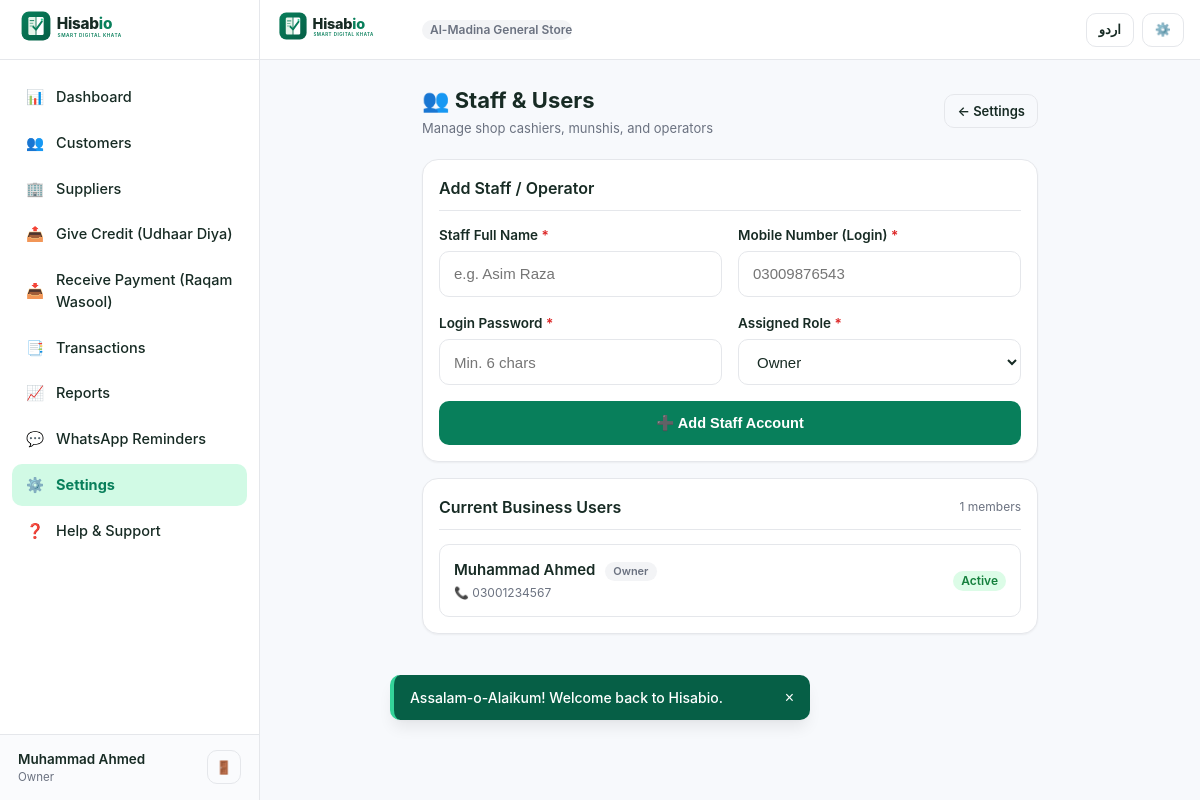
/users.php (signed in), run on the app's committed database.
### tables this page shows
CREATE TABLE `users` (
  `id` INT UNSIGNED AUTO_INCREMENT PRIMARY KEY,
  `full_name` VARCHAR(150) NOT NULL,
  `email` VARCHAR(191) NULL,
  `mobile` VARCHAR(25) NOT NULL,
  `password_hash` VARCHAR(255) NOT NULL,
  `status` ENUM('active', 'inactive', 'suspended') DEFAULT 'active',
  `created_at` DATETIME NOT NULL DEFAULT CURRENT_TIMESTAMP,
  `updated_at` DATETIME NOT NULL DEFAULT CURRENT_TIMESTAMP ON UPDATE CURRENT_TIMESTAMP,
  UNIQUE KEY `idx_users_mobile` (`mobile`),
  KEY `idx_users_email` (`email`)
);

CREATE TABLE `roles` (
  `id` INT UNSIGNED AUTO_INCREMENT PRIMARY KEY,
  `business_id` INT UNSIGNED NOT NULL,
  `role_name` VARCHAR(100) NOT NULL,
  `permissions` JSON NULL,
  `created_at` DATETIME NOT NULL DEFAULT CURRENT_TIMESTAMP,
  CONSTRAINT `fk_roles_business` FOREIGN KEY (`business_id`) REFERENCES `businesses` (`id`) ON DELETE CASCADE
);

CREATE TABLE `businesses` (
  `id` INT UNSIGNED AUTO_INCREMENT PRIMARY KEY,
  `business_name` VARCHAR(200) NOT NULL,
  `business_code` VARCHAR(50) NOT NULL UNIQUE,
  `owner_user_id` INT UNSIGNED NOT NULL,
  `business_category` VARCHAR(100) DEFAULT 'General Store',
  `logo` VARCHAR(255) NULL,
  `currency` VARCHAR(10) DEFAULT 'PKR',
  `country` VARCHAR(50) DEFAULT 'Pakistan',
  `city` VARCHAR(100) DEFAULT 'Lahore',
  `address` TEXT NULL,
  `phone` VARCHAR(25) NULL,
  `receipt_footer` TEXT NULL,
  `timezone` VARCHAR(50) DEFAULT 'Asia/Karachi',
  `language` VARCHAR(10) DEFAULT 'en',
  `status` ENUM('active', 'inactive') DEFAULT 'active',
  `created_at` DATETIME NOT NULL DEFAULT CURRENT_TIMESTAMP,
  `updated_at` DATETIME NOT NULL DEFAULT CURRENT_TIMESTAMP ON UPDATE CURRENT_TIMESTAMP,
  CONSTRAINT `fk_businesses_owner` FOREIGN KEY (`owner_user_id`) REFERENCES `users` (`id`) ON DELETE CASCADE
);

CREATE TABLE `business_users` (
  `id` INT UNSIGNED AUTO_INCREMENT PRIMARY KEY,
  `business_id` INT UNSIGNED NOT NULL,
  `user_id` INT UNSIGNED NOT NULL,
  `role_id` INT UNSIGNED NOT NULL,
  `status` ENUM('active', 'inactive') DEFAULT 'active',
  `created_at` DATETIME NOT NULL DEFAULT CURRENT_TIMESTAMP,
  UNIQUE KEY `idx_bus_user` (`business_id`, `user_id`),
  CONSTRAINT `fk_bu_business` FOREIGN KEY (`business_id`) REFERENCES `businesses` (`id`) ON DELETE CASCADE,
  CONSTRAINT `fk_bu_user` FOREIGN KEY (`user_id`) REFERENCES `users` (`id`) ON DELETE CASCADE,
  CONSTRAINT `fk_bu_role` FOREIGN KEY (`role_id`) REFERENCES `roles` (`id`) ON DELETE CASCADE
);

### includes/lang.php (called while the page is built, shortened)
<?php
function get_current_lang(): string {
    return $_SESSION['app_lang'] ?? 'en';
}
function is_rtl(): bool {
    return get_current_lang() === 'ur';
}
function get_translations(): array {
    static $dict = null;
    if ($dict !== null) {
        return $dict;
    }
    return $dict;
}
function __(string $key): string {
    $lang = get_current_lang();
    $translations = get_translations();
    return $translations[$lang][$key] ?? $translations['en'][$key] ?? $key;
}

### includes/auth.php (called while the page is built, shortened)
<?php
function is_logged_in(): bool {
    return !empty($_SESSION['user_id']) && !empty($_SESSION['business_id']);
}
function current_user(): ?array {
    $pdo = get_db();
    $stmt = $pdo->prepare("SELECT id, full_name, email, mobile, status FROM users WHERE id = ?");
    $stmt->execute([$_SESSION['user_id']]);
    $user = $stmt->fetch() ?: null;
    return $user;
}
function current_business(): ?array {
    static $business = null;
    if ($business !== null) {
        return $business;
    }
    $pdo = get_db();
    $stmt = $pdo->prepare("
        SELECT b.*, r.role_name, r.permissions
        FROM businesses b
        JOIN business_users bu ON bu.business_id = b.id
        JOIN roles r ON r.id = bu.role_id
        WHERE b.id = ? AND bu.user_id = ? AND b.status = 'active'
    ");
    $stmt->execute([$_SESSION['business_id'], $_SESSION['user_id']]);
    $business = $stmt->fetch() ?: null;
    return $business;
}

### users.php (the view, shortened to what this page needs)
<?php
require_once __DIR__ . '/includes/auth.php';
$biz = current_business();
$biz_id = (int)$biz['id'];
$pdo = get_db();
$stmtRoles = $pdo->prepare("SELECT id, role_name FROM roles WHERE business_id = ?");
$stmtRoles->execute([$biz_id]);
$roles = $stmtRoles->fetchAll();
$stmtStaff = $pdo->prepare("
    SELECT u.id, u.full_name, u.mobile, u.email, bu.status, r.role_name
    FROM business_users bu
    JOIN users u ON u.id = bu.user_id
    JOIN roles r ON r.id = bu.role_id
    WHERE bu.business_id = ?
    ORDER BY u.id ASC
");
$stmtStaff->execute([$biz_id]);
$staff_list = $stmtStaff->fetchAll();
include __DIR__ . '/includes/header.php';
?>
<div class="page-container" style="max-width: 680px;">
  <div class="page-header">
    <div>
      <h1 class="page-title">👥 Staff & Users</h1>
      <p class="page-subtitle">Manage shop cashiers, munshis, and operators</p>
    </div>
    <a href="<?= BASE_URL ?>settings.php" class="btn btn-outline btn-sm">
      ← Settings
    </a>
  </div>
  <div class="card mb-4">
    <div class="card-header">
      <h2 class="card-title">Add Staff / Operator</h2>
    </div>
    <form method="POST" action="" data-loading-state>
      <div class="form-row">
        <div class="form-group">
          <label class="form-label" for="full_name">Staff Full Name <span class="required">*</span></label>
          <input type="text" id="full_name" name="full_name" class="form-control" placeholder="e.g. Asim Raza" required>
        </div>
        <div class="form-group">
          <label class="form-label" for="mobile">Mobile Number (Login) <span class="required">*</span></label>
          <input type="tel" id="mobile" name="mobile" class="form-control" placeholder="03009876543" required>
        </div>
      </div>
      <div class="form-row">
        <div class="form-group">
          <label class="form-label" for="password">Login Password <span class="required">*</span></label>
          <input type="password" id="password" name="password" class="form-control" placeholder="Min. 6 chars" required>
        </div>
        <div class="form-group">
          <label class="form-label" for="role_id">Assigned Role <span class="required">*</span></label>
          <select id="role_id" name="role_id" class="form-control" required>
            <?php foreach ($roles as $r): ?>
              <option value="<?= $r['id'] ?>"><?= htmlspecialchars($r['role_name']) ?></option>
            <?php endforeach; ?>
          </select>
        </div>
      </div>
      <button type="submit" class="btn btn-primary btn-block" data-loading-text="Adding Staff...">
        ➕ Add Staff Account
      </button>
    </form>
  </div>
  <div class="card">
    <div class="card-header">
      <h2 class="card-title">Current Business Users</h2>
      <span style="font-size: 12px; color: var(--text-muted);"><?= count($staff_list) ?> members</span>
    </div>
    <div class="ledger-stack">
      <?php foreach ($staff_list as $st): ?>
        <div class="ledger-item">
          <div class="item-main">
            <div class="item-title">
              <?= htmlspecialchars($st['full_name']) ?>
              <span class="badge badge-neutral" style="font-size: 11px; margin-left: 6px;">
                <?= htmlspecialchars($st['role_name']) ?>
              </span>
            </div>
            <div class="item-sub">
              📞 <?= htmlspecialchars($st['mobile']) ?>
            </div>
          </div>
          <div>
            <span class="badge badge-payment">Active</span>
          </div>
        </div>
      <?php endforeach; ?>
    </div>
  </div>
</div>
<?php include __DIR__ . '/includes/footer.php'; ?>

### includes/header.php (shortened to what this page needs)
<?php
require_once __DIR__ . '/auth.php';
require_once __DIR__ . '/lang.php';
$current_user = current_user();
$current_business = current_business();
$is_rtl = is_rtl();
$lang = get_current_lang();
?>
<!DOCTYPE html>
<html lang="<?= $lang ?>" dir="<?= $is_rtl ? 'rtl' : 'ltr' ?>">
<head>
  <link rel="stylesheet" href="<?= BASE_URL ?>assets/css/style.css?v=<?= APP_VERSION ?>">
  <link rel="stylesheet" href="<?= BASE_URL ?>assets/css/responsive.css?v=<?= APP_VERSION ?>">
  <link rel="stylesheet" href="<?= BASE_URL ?>assets/css/animations.css?v=<?= APP_VERSION ?>">
  <link rel="stylesheet" href="<?= BASE_URL ?>assets/css/print.css?v=<?= APP_VERSION ?>" media="print">
</head>
<body class="page-enter">
  <div class="app-layout">
    <?php if (is_logged_in()): ?>
      <?php include __DIR__ . '/sidebar.php'; ?>
    <?php endif; ?>
    <main class="main-content">
      <header class="app-header no-print">
        <div class="header-brand">
          <a href="<?= is_logged_in() ? BASE_URL . 'dashboard.php' : BASE_URL . 'login.php' ?>" class="d-flex align-items-center">
            <img src="<?= BASE_URL ?>assets/images/logo.svg" alt="Hisabio Logo">
          </a>
          <?php if ($current_business): ?>
            <span class="badge badge-neutral" style="max-width: 150px; overflow: hidden; text-overflow: ellipsis; white-space: nowrap;">
              <?= htmlspecialchars($current_business['business_name']) ?>
            </span>
          <?php endif; ?>
        </div>
        <div class="header-actions">
          <?php if ($lang === 'en'): ?>
            <a href="?lang=ur" class="btn btn-outline btn-sm" title="اردو میں تبدیل کریں">اردو</a>
          <?php else: ?>
            <a href="?lang=en" class="btn btn-outline btn-sm" title="Switch to English">English</a>
          <?php endif; ?>
          <?php if (is_logged_in()): ?>
            <a href="<?= BASE_URL ?>settings.php" class="btn btn-outline btn-sm" title="<?= __('settings') ?>" aria-label="<?= __('settings') ?>">
              ⚙️
            </a>
          <?php else: ?>
            <a href="<?= BASE_URL ?>login.php" class="btn btn-primary btn-sm"><?= __('login') ?></a>
          <?php endif; ?>
        </div>
      </header>

### includes/sidebar.php
<?php
$current_page = basename($_SERVER['PHP_SELF'] ?? '');
?>
<aside class="app-sidebar no-print">
  <div class="sidebar-header">
    <a href="<?= BASE_URL ?>dashboard.php">
      <img src="<?= BASE_URL ?>assets/images/logo.svg" alt="Hisabio">
    </a>
  </div>
  <nav class="sidebar-nav">
    <a href="<?= BASE_URL ?>dashboard.php" class="sidebar-link <?= $current_page === 'dashboard.php' ? 'active' : '' ?>">
      <span>📊</span>
      <span><?= __('dashboard') ?></span>
    </a>
    <a href="<?= BASE_URL ?>customers.php" class="sidebar-link <?= in_array($current_page, ['customers.php', 'customer-add.php', 'customer-edit.php', 'customer-profile.php', 'customer-ledger.php', 'customer-statement.php'], true) ? 'active' : '' ?>">
      <span>👥</span>
      <span><?= __('customers') ?></span>
    </a>
    <a href="<?= BASE_URL ?>suppliers.php" class="sidebar-link <?= in_array($current_page, ['suppliers.php', 'supplier-add.php', 'supplier-edit.php', 'supplier-profile.php', 'supplier-ledger.php', 'supplier-statement.php'], true) ? 'active' : '' ?>">
      <span>🏢</span>
      <span><?= __('suppliers') ?></span>
    </a>
    <a href="<?= BASE_URL ?>give-credit.php" class="sidebar-link <?= $current_page === 'give-credit.php' ? 'active' : '' ?>">
      <span>📤</span>
      <span><?= __('give_credit') ?></span>
    </a>
    <a href="<?= BASE_URL ?>receive-payment.php" class="sidebar-link <?= $current_page === 'receive-payment.php' ? 'active' : '' ?>">
      <span>📥</span>
      <span><?= __('receive_payment') ?></span>
    </a>
    <a href="<?= BASE_URL ?>transactions.php" class="sidebar-link <?= in_array($current_page, ['transactions.php', 'transaction-details.php', 'transaction-reverse.php'], true) ? 'active' : '' ?>">
      <span>📑</span>
      <span><?= __('transactions') ?></span>
    </a>
    <a href="<?= BASE_URL ?>reports.php" class="sidebar-link <?= $current_page === 'reports.php' ? 'active' : '' ?>">
      <span>📈</span>
      <span><?= __('reports') ?></span>
    </a>
    <a href="<?= BASE_URL ?>reminders.php" class="sidebar-link <?= $current_page === 'reminders.php' ? 'active' : '' ?>">
      <span>💬</span>
      <span><?= __('reminders') ?></span>
    </a>
    <a href="<?= BASE_URL ?>settings.php" class="sidebar-link <?= in_array($current_page, ['settings.php', 'appearance.php', 'security.php', 'backup.php', 'users.php', 'roles.php'], true) ? 'active' : '' ?>">
      <span>⚙️</span>
      <span><?= __('settings') ?></span>
    </a>
    <a href="<?= BASE_URL ?>help.php" class="sidebar-link <?= $current_page === 'help.php' ? 'active' : '' ?>">
      <span>❓</span>
      <span><?= __('help_support') ?></span>
    </a>
  </nav>
  <div class="sidebar-footer">
    <div class="business-pill">
      <span class="business-pill-name"><?= htmlspecialchars($current_user['full_name'] ?? 'User') ?></span>
      <span class="business-pill-role"><?= htmlspecialchars($current_business['role_name'] ?? 'Owner') ?></span>
    </div>
    <a href="<?= BASE_URL ?>logout.php" class="btn btn-outline btn-sm" title="<?= __('logout') ?>" style="padding: 4px 8px;">
      🚪
    </a>
  </div>
</aside>

### assets/css/responsive.css (style rules this page uses)
.app-sidebar { display: none; width: var(--sidebar-width); background: var(--surface); border-right: 1px solid var(--border); flex-direction: column; position: sticky; top: 0; height: 100vh; z-index: 45; }
.sidebar-header { height: 60px; display: flex; align-items: center; padding: 0 18px; border-bottom: 1px solid var(--border); }
.sidebar-header img { height: 36px; width: auto; }
.sidebar-nav { flex: 1; overflow-y: auto; padding: 16px 12px; display: flex; flex-direction: column; gap: 4px; }
.sidebar-link { display: flex; align-items: center; gap: 12px; padding: 10px 14px; border-radius: var(--radius-md); color: var(--text); font-weight: 500; font-size: 14.5px; transition: var(--transition); }
.sidebar-link.active { background-color: var(--accent); color: var(--primary); font-weight: 700; }
.sidebar-footer { padding: 14px 18px; border-top: 1px solid var(--border); display: flex; align-items: center; justify-content: space-between; background: #FAFBFD; }
.business-pill { display: flex; flex-direction: column; }
.business-pill-name { font-weight: 600; font-size: 13.5px; color: var(--text); }
.business-pill-role { font-size: 11.5px; color: var(--text-muted); }
@media (min-width: 768px) { .app-sidebar { display: flex; } }
@media (min-width: 768px) { .main-content { padding-bottom: 30px; } }
@media (min-width: 768px) { .form-row { display: grid; grid-template-columns: repeat(2, 1fr); gap: 16px; } }
@media (min-width: 768px) { .page-container { padding: 24px 32px; } }
@media (min-width: 1024px) { .page-container { max-width: 1200px; } }
.mb-4 { margin-bottom: 16px; }

### assets/css/animations.css (style rules this page uses)
.page-enter { animation: pageFadeIn 200ms cubic-bezier(0.2, 0, 0, 1) forwards; }

### data on the page
users: full_name "Muhammad Ahmed"
roles: role_name "Owner", business.business_name "Al-Madina General S…"
business_users: user.full_name "Muhammad Ahmed", role.role_name "Owner", user.mobile "03001234567"

### other printed values
__('dashboard') "Dashboard"
__('customers') "Customers"
__('suppliers') "Suppliers"
__('give_credit') "Give Credit (Udhaar Diya)"
__('receive_payment') "Receive Payment (Raqam Wasool)"
__('transactions') "Transactions"
__('reports') "Reports"
__('reminders') "WhatsApp Reminders"
__('settings') "Settings"
__('help_support') "Help & Support"
count($staff_list) "1"
form field role_id "Owner"
